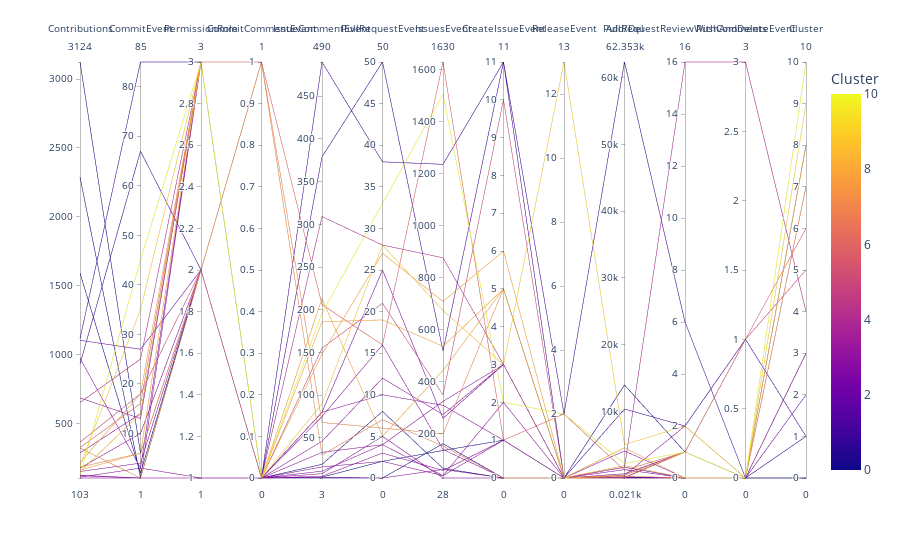

Notebook code cell kept with this figure:
### Code cell
fig = px.parallel_coordinates(cluster_data_df, color='Cluster', dimensions=['Contributions', 'CommitEvent', 'PermissionRole', 'CommitCommentEvent', 'IssueCommentEvent', 'PullRequestEvent', 'IssuesEvent', 'CreateIssueEvent', 'ReleaseEvent', 'Add/Del', 'PullRequestReviewWithComments', 'PushAndDeleteEvent', 'Cluster'])
fig.show()

### Figure 1 — Plotly figure (JSON) as saved in the notebook; plotly's stock layout.template omitted (floating-point values rounded to 4 significant figures)
{"data": [{"dimensions": [{"label": "Contributions", "values": [3124, 2289, 1591, 1115, 1103, 973, 931, 685, 651, 363, 324, 320, 285, 215, 194, 182, 175, 160, 150, 149, 123, 122, 119, 109, 103]}, {"label": "CommitEvent", "values": [6, 1, 2, 85, 27, 3, 67, 13, 25, 18, 16, 1, 14, 18, 35, 6, 10, 6, 4, 14, 1, 45, 1, 3, 1]}, {"label": "PermissionRole", "values": [2, 2, 2, 3, 2, 3, 2, 3, 3, 2, 3, 2, 3, 3, 3, 2, 2, 3, 2, 3, 1, 3, 2, 1, 3]}, {"label": "CommitCommentEvent", "values": [0, 0, 0, 0, 0, 0, 0, 0, 0, 0, 1, 1, 0, 0, 0, 1, 0, 0, 0, 0, 0, 0, 0, 0, 0]}, {"label": "IssueCommentEvent", "values": [19, 3, 4, 490, 80, 33, 379, 80, 309, 155, 206, 68, 75, 148, 90, 30, 46, 213, 11, 186, 4, 196, 8, 5, 16]}, {"label": "PullRequestEvent", "values": [8, 0, 2, 38, 25, 4, 50, 10, 28, 21, 16, 6, 16, 27, 28, 7, 12, 5, 4, 19, 0, 33, 5, 3, 2]}, {"label": "IssuesEvent", "values": [65, 160, 134, 1236, 258, 323, 517, 308, 876, 348, 1630, 198, 138, 708, 673, 151, 272, 442, 37, 535, 61, 1506, 28, 57, 37]}, {"label": "CreateIssueEvent", "values": [0, 0, 1, 11, 3, 3, 11, 1, 3, 10, 1, 5, 0, 6, 3, 0, 3, 5, 1, 5, 0, 2, 0, 1, 2]}, {"label": "ReleaseEvent", "values": [0, 0, 0, 2, 0, 0, 0, 0, 0, 0, 2, 0, 0, 0, 13, 0, 0, 0, 0, 0, 0, 2, 0, 0, 0]}, {"label": "Add/Del", "values": [13960.0, 166, 22, 62350.0, 1646.0, 4076.0, 10352, 414.5, 1629, 437.5, 1178, 43.5, 120.5, 4554.0, 5024.0, 306, 651.5, 468.5, 29, 1872, 88.5, 2177, 1276, 20.5, 77.5]}, {"label": "PullRequestReviewWithComments", "values": [1, 0, 0, 6, 0, 0, 2, 2, 16, 1, 1, 1, 1, 0, 2, 0, 1, 1, 0, 0, 0, 1, 0, 0, 0]}, {"label": "PushAndDeleteEvent", "values": [0, 0, 0, 0, 0, 0, 1, 0, 3, 1, 1, 0, 0, 0, 0, 0, 0, 0, 0, 0, 0, 0, 0, 0, 0]}, {"label": "Cluster", "values": [0, 0, 0, 1, 2, 3, 1, 3, 4, 5, 6, 7, 3, 8, 9, 7, 3, 8, 3, 8, 3, 10, 3, 3, 3]}], "domain": {"x": [0, 1], "y": [0, 1]}, "line": {"color": [0, 0, 0, 1, 2, 3, 1, 3, 4, 5, 6, 7, 3, 8, 9, 7, 3, 8, 3, 8, 3, 10, 3, 3, 3], "coloraxis": "coloraxis"}, "name": "", "type": "parcoords"}], "layout": {"coloraxis": {"colorbar": {"title": {"text": "Cluster"}}, "colorscale": [[0, "#0d0887"], [0.1111, "#46039f"], [0.2222, "#7201a8"], [0.3333, "#9c179e"], [0.4444, "#bd3786"], [0.5556, "#d8576b"], [0.6667, "#ed7953"], [0.7778, "#fb9f3a"], [0.8889, "#fdca26"], [1, "#f0f921"]]}, "legend": {"tracegroupgap": 0}, "margin": {"t": 60}}}
